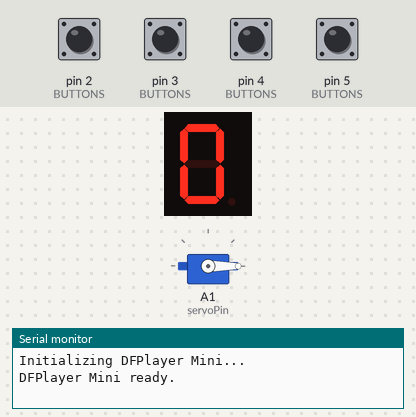
A sketch run on a simulated Arduino Uno, built with avr-gcc and run on an emulated ATmega328P. Parts: 1-digit seven-segment display, servo, the last lines printed to the serial monitor. Wiring (inferred from the names in the program): 1-digit 7-segment display, segments lit when HIGH: segments pin 6, pin 7, pin 8, pin 9, pin 12, pin 13, A0. The test bench sets the inputs (shaded band); at power-on: pin 2 (BUTTONS), pin 3 (BUTTONS), pin 4 (BUTTONS), pin 5 (BUTTONS) HIGH. The segment pins are drawn as the display they are named for; the audio player accepts every command and is not drawn.

Above: at 1.7 s.
1.8 s: pin 2 (BUTTONS) pulled LOW for 0.15 s
At 4.2 s:
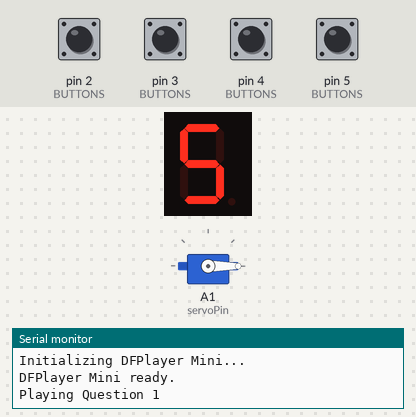
4.9 s: pin 4 (BUTTONS) pulled LOW for 0.15 s
At 6.3 s:
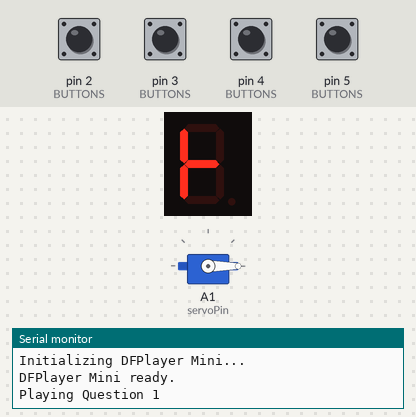
Timing chart, 0 to 7.9 s (numbered marks = the images above; inputs shaded):
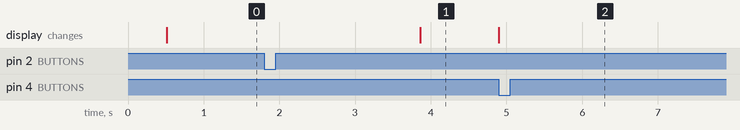

Measured:
- after the input at 1.8 s, the display: changes after 2.1 s (image 1)
- after the input at 4.9 s, the display: changes at once (image 2)

The sketch:

desDF.ino
```cpp
#include "SoftwareSerial.h"
#include "DFRobotDFPlayerMini.h"
#include "Servo.h"
#include <EEPROM.h>

// ---------------- Hardware pins ----------------
const int prevButton  = 2;
const int nextButton  = 3;
const int trueButton  = 4;
const int falseButton = 5;

// 7-segment pins
const int segA = 6;
const int segB = 7;
const int segC = 8;
const int segD = 9;
const int segE = 12;
const int segF = 13;
const int segG = A0;

// Servo pin
const int servoPin = A1;

// ---------------- Objects ----------------
SoftwareSerial mySoftwareSerial(10, 11);  // RX, TX for DFPlayer
DFRobotDFPlayerMini myDFPlayer;
Servo dispenserServo;

// EEPROM address for last servo position
const int servoEEPROMAddr = 0;

// ---------------- Playback / questions ----------------
int currentQuestion = 1;
const int totalQuestions = 10;
bool questionCompleted[totalQuestions + 1];

// ---------------- Secret code ----------------
const int secretButton = falseButton;
const int secretCountRequired = 4;
int secretCount = 0;
unsigned long lastSecretPressTime = 0;
const unsigned long maxGap = 700; // ms

bool secretPlaying = false;
unsigned long secretStart = 0;
int secretTrack = 1;
const int totalSecretTracks = 5;
bool secretPaused = false;

// ---------------- Button polling / debounce ----------------
const int NUM_BUTTONS = 4;
const int BUTTONS[NUM_BUTTONS] = { prevButton, nextButton, trueButton, falseButton };
int prevState[NUM_BUTTONS];
unsigned long lastDebounceTime[NUM_BUTTONS];
const unsigned long debounceMs = 50;

// ---------------- Countdown ----------------
int countdown = 5;
unsigned long lastCountMillis = 0;
const unsigned long countInterval = 1000;
bool waitingForAnswer = false;
bool answerInProgress = false;

// ---------------- States ----------------
enum State { IDLE, QUESTION, DISPENSER };
State currentState = IDLE;

// ---------------- Function prototypes ----------------
void pollButtons(bool secretOnly);
void onButtonPress(int pin);
void registerSecretPress(int pin);
void handleSecretButtons(int pin);
bool waitWithSecretCheck(unsigned long durationMs);
void playQuestion(int qNum);
void playAnswer(int qNum, bool isCorrect);
void moveToNextQuestion();
void displayNumber(int num);
void displayTF(char letter);
bool anyButtonPressed();
void initServo();
void moveServoSmooth(int startAngle, int endAngle, int stepDelay = 10);
void dispenseGum();

// ---------------- Setup ----------------
void setup() {
  for (int i = 0; i < NUM_BUTTONS; ++i) {
    pinMode(BUTTONS[i], INPUT_PULLUP);
    prevState[i] = digitalRead(BUTTONS[i]);
    lastDebounceTime[i] = 0;
  }

  pinMode(segA, OUTPUT); pinMode(segB, OUTPUT); pinMode(segC, OUTPUT);
  pinMode(segD, OUTPUT); pinMode(segE, OUTPUT); pinMode(segF, OUTPUT);
  pinMode(segG, OUTPUT);

  mySoftwareSerial.begin(9600);
  Serial.begin(115200);

  Serial.println(F("Initializing DFPlayer Mini..."));
  if (!myDFPlayer.begin(mySoftwareSerial)) {
    Serial.println(F("Not initialized! Check DFPlayer connections and SD card."));
    while (true);
  }
  Serial.println(F("DFPlayer Mini ready."));
  myDFPlayer.volume(28);

  displayNumber(0);

  for (int i = 1; i <= totalQuestions; i++) {
    questionCompleted[i] = false;
  }

  initServo();
}

// ---------------- Servo initialization ----------------
void initServo() {
  dispenserServo.attach(servoPin);
  int lastPos = EEPROM.read(servoEEPROMAddr);
  if (lastPos < 0 || lastPos > 180) lastPos = 0;
  dispenserServo.write(lastPos);
}

// ---------------- Smooth servo movement ----------------
void moveServoSmooth(int startAngle, int endAngle, int stepDelay) {
  if (startAngle < endAngle) {
    for (int pos = startAngle; pos <= endAngle; pos++) {
      dispenserServo.write(pos);
      delay(stepDelay);
    }
  } else {
    for (int pos = startAngle; pos >= endAngle; pos--) {
      dispenserServo.write(pos);
      delay(stepDelay);
    }
  }
}

// ---------------- Dispense gum ----------------
void dispenseGum() {
  int currentPos = dispenserServo.read();
  int targetPos = (currentPos == 0) ? 180 : 0;
  moveServoSmooth(currentPos, targetPos, 10);
  delay(2000);
  EEPROM.update(servoEEPROMAddr, targetPos);
}

// ---------------- Main loop ----------------
void loop() {
  pollButtons(false);

  switch(currentState) {
    case IDLE:
      displayNumber(0);
      if (anyButtonPressed()) {
        currentState = QUESTION;
        playQuestion(currentQuestion);
      }
      break;

    case QUESTION:
      if (!secretPlaying && waitingForAnswer && !answerInProgress) {
        if (millis() - lastCountMillis >= countInterval) {
          lastCountMillis = millis();
          displayNumber(countdown);
          countdown--;
          if (countdown < 0) {
            waitingForAnswer = false;
            myDFPlayer.playFolder(3, 5);
            waitWithSecretCheck(2500);
            displayNumber(0);
            currentState = IDLE;
          }
        }
      }
      break;

    case DISPENSER:
      Serial.println(F("DISPENSER STATE: Activating servo"));
      dispenseGum();
      displayNumber(0);
      moveToNextQuestion();
      currentState = IDLE;
      break;
  }
}

// ---------------- Move to next question ----------------
void moveToNextQuestion() {
  int next = currentQuestion + 1;
  if (next > totalQuestions) next = 1;

  bool allCompleted = true;
  for (int i = 1; i <= totalQuestions; i++) {
    if (!questionCompleted[i]) {
      allCompleted = false;
      break;
    }
  }

  if (allCompleted) {
    for (int i = 1; i <= totalQuestions; i++) {
      questionCompleted[i] = false;
    }
  }

  while (questionCompleted[next]) {
    next++;
    if (next > totalQuestions) next = 1;
    if (next == currentQuestion) break;
  }
  currentQuestion = next;
}

// ---------------- Poll buttons ----------------
void pollButtons(bool secretOnly) {
  for (int i = 0; i < NUM_BUTTONS; ++i) {
    int pin = BUTTONS[i];
    int reading = digitalRead(pin);

    if (reading != prevState[i]) {
      if (millis() - lastDebounceTime[i] > debounceMs) {
        if (reading == LOW) {
          if (secretOnly) {
            registerSecretPress(pin);
          } else {
            onButtonPress(pin);
          }
        }
        prevState[i] = reading;
        lastDebounceTime[i] = millis();
      }
    }
  }
}

// ---------------- When a button is pressed ----------------
void onButtonPress(int pin) {
  registerSecretPress(pin);

  if (secretPlaying) {
    handleSecretButtons(pin);
    return;
  }

  if (currentState == IDLE) {
    currentState = QUESTION;
    playQuestion(currentQuestion);
    return;
  }

  if (waitingForAnswer) waitingForAnswer = false;

  if (pin == nextButton) {
    currentQuestion++;
    if (currentQuestion > totalQuestions) currentQuestion = 1;
    playQuestion(currentQuestion);
  }
  else if (pin == prevButton) {
    currentQuestion--;
    if (currentQuestion < 1) currentQuestion = totalQuestions;
    playQuestion(currentQuestion);
  }
  else if (pin == trueButton) {
    displayTF('T');
    playAnswer(currentQuestion, false);
    displayNumber(0);
    currentState = IDLE;
  }
  else if (pin == falseButton) {
    displayTF('F');
    playAnswer(currentQuestion, true);
    questionCompleted[currentQuestion] = true;
    currentState = DISPENSER;
  }
}

// ---------------- Secret press registration ----------------
void registerSecretPress(int pin) {
  unsigned long now = millis();

  if (pin != secretButton) {
    secretCount = 0;
    lastSecretPressTime = 0;
    return;
  }

  if (lastSecretPressTime == 0 || (now - lastSecretPressTime) > maxGap) secretCount = 0;
  lastSecretPressTime = now;
  secretCount++;

  if (secretCount >= secretCountRequired) {
    Serial.println(F("Secret code matched! Entering secret mode..."));
    myDFPlayer.stop();
    delay(50);
    secretTrack = 1;
    myDFPlayer.playFolder(4, secretTrack);
    secretPlaying = true;
    secretPaused = false;
    secretCount = 0;
  }
}

// ---------------- Handle buttons during secret mode ----------------
void handleSecretButtons(int pin) {
  if (pin == prevButton) {
    if (secretPaused) {
      myDFPlayer.start();
      secretPaused = false;
    } else {
      myDFPlayer.pause();
      secretPaused = true;
    }
  }
  else if (pin == nextButton) {
    secretTrack++;
    if (secretTrack > totalSecretTracks) secretTrack = 1;
    myDFPlayer.playFolder(4, secretTrack);
    secretPaused = false;
  }
  else if (pin == trueButton) {
    myDFPlayer.stop();
    secretPlaying = false;
    secretPaused = false;
    currentState = QUESTION;
    playQuestion(currentQuestion);
  }
}

// ---------------- Wait helper ----------------
bool waitWithSecretCheck(unsigned long durationMs) {
  unsigned long start = millis();
  while (millis() - start < durationMs) {
    pollButtons(true);
    if (secretPlaying) return false;
    delay(20);
  }
  return true;
}

// ---------------- Play question/answer ----------------
void playQuestion(int qNum) {
  Serial.print(F("Playing Question "));
  Serial.println(qNum);

  myDFPlayer.playFolder(3, 1);
  waitWithSecretCheck(2000);

  myDFPlayer.playFolder(1, qNum);

  countdown = 5;
  lastCountMillis = millis();
  waitingForAnswer = true;
  displayNumber(countdown);
}

void playAnswer(int qNum, bool isCorrect) {
  answerInProgress = true;

  if (isCorrect) {
    myDFPlayer.playFolder(3, 2);
    waitWithSecretCheck(2500);
  } else {
    myDFPlayer.playFolder(3, 3);
    waitWithSecretCheck(4500);
  }

  myDFPlayer.playFolder(2, qNum);
  waitWithSecretCheck(9500);

  myDFPlayer.playFolder(3, 4);
  waitWithSecretCheck(2500);

  answerInProgress = false;
}

// ---------------- 7-segment helpers ----------------
void displayNumber(int num) {
  bool a,b,c,d,e,f,g;
  a=b=c=d=e=f=g=false;

  switch(num) {
    case 5: a=true;b=false;c=true;d=true;e=false;f=true;g=true; break;
    case 4: a=false;b=true;c=true;d=false;e=false;f=true;g=true; break;
    case 3: a=true;b=true;c=true;d=true;e=false;f=false;g=true; break;
    case 2: a=true;b=true;c=false;d=true;e=true;f=false;g=true; break;
    case 1: a=false;b=true;c=true;d=false;e=false;f=false;g=false; break;
    case 0: a=true;b=true;c=true;d=true;e=true;f=true;g=false; break;
  }

  digitalWrite(segA,a); digitalWrite(segB,b); digitalWrite(segC,c);
  digitalWrite(segD,d); digitalWrite(segE,e); digitalWrite(segF,f); digitalWrite(segG,g);
}

void displayTF(char letter) {
  bool a=false,b=false,c=false,d=false,e=false,f=false,g=false;

  switch(letter) {
    case 'T': f=true;e=true;g=true; break;
    case 'F': a=true;f=true;e=true;g=true; break;
  }

  digitalWrite(segA,a); digitalWrite(segB,b); digitalWrite(segC,c);
  digitalWrite(segD,d); digitalWrite(segE,e); digitalWrite(segF,f); digitalWrite(segG,g);
}

// ---------------- Any button pressed helper ----------------
bool anyButtonPressed() {
  for (int i = 0; i < NUM_BUTTONS; i++) {
    if (digitalRead(BUTTONS[i]) == LOW) return true;
  }
  return false;
}
```
